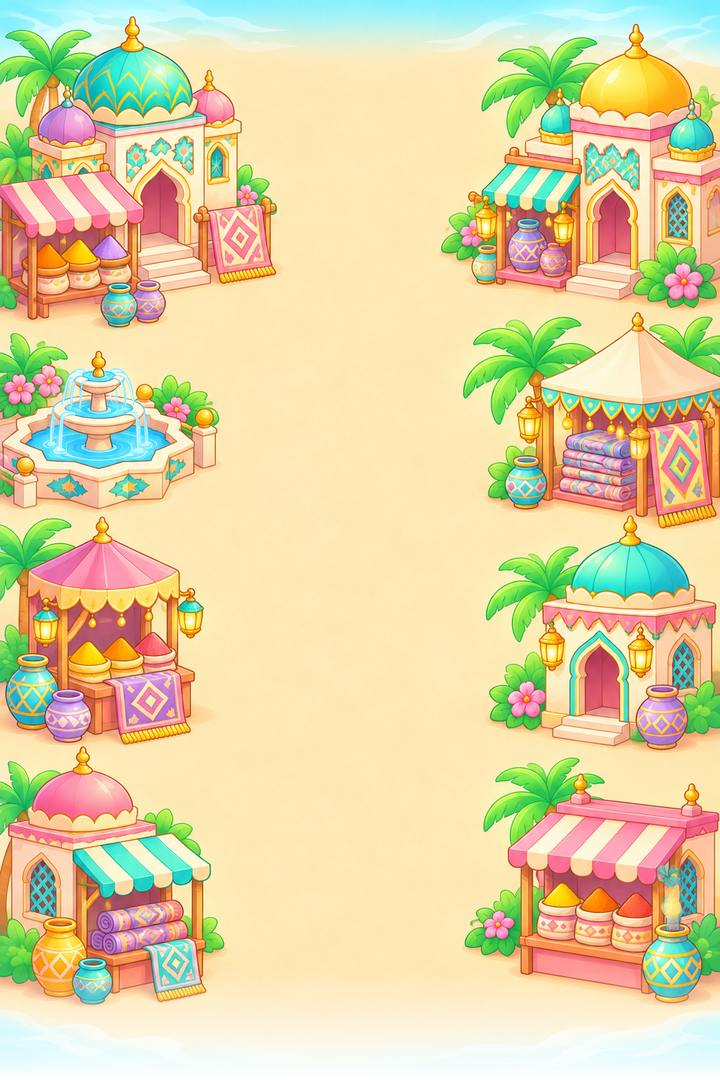
#> input picture packs/mapbg/bg_bazaar.png, 720 x 1080 px
$ python -i feather_mapbg.py   (imports and definitions only)
#> lines starting #> are read from the running program, lines starting #| are printed output that depends on the picture
#> in write_tile, im is the input picture: PIL image 720x1080 RGBA; mean R, G, B, A 222.2, 209.9, 162.9, 242
#!/usr/bin/env python3
"""Makes the map backgrounds of the game from the producer's pictures: a map tile is assets/images/mapbg/bg_<district>.png,
720x1080, RGBA, with the bottom FEATHER px fading to transparent.

The map lays the tiles of a district one over another (content/map.json tile_h 1080, tile_step 740, tile_feather 110;
client/map_model.lua, screens/map/view.lua): a tile starts 740 px above the one below it, every second tile is mirrored
left to right. Of the 1080 rows of a tile (row 0 = the top of the picture):

    rows    0..229   hidden under the opaque part of the tile above (the sky of the picture)
    rows  230..339   cross-faded with the bottom 110 rows of the tile above
    rows  340..969   seen as they are
    rows  970..1079  the feather: alpha 255 -> 0, cross-faded with rows 230..339 of the tile below

The last tile of a district of 20 levels is covered down to row 389 by the first tile of the next district, and rows
390..499 are cross-faded with its feather (behind the gate). Without the feather the stack shows a hard horizontal seam
every 740 px and next to every gate (district 16 and 17 had it for a week: ChatGPT's picture was installed as it came).

    python3 tools/art/feather_mapbg.py [district ...]   # default: every tile of assets/images/mapbg
    python3 tools/art/feather_mapbg.py --check          # only look: tools/art/tile_check.py (standard library)
    python3 tools/art/feather_mapbg.py selftest         # the checks of this script (Pillow and numpy)

The picture can be a PNG or a JPEG, any size of the same 2:3 shape (it is scaled to 720x1080), opaque. A picture of another
shape (a 1024x1024 square is the usual mistake) is refused: scaling it to 2:3 would stretch the whole tile. A district with
the producer's picture in assets/art_ready/map/map_bg_<id>.png is made from it, any other from its own file in
assets/images/mapbg (bg_<id>.png or bg_<id>.jpg). A tile that has the feather already is left alone: running it again
changes nothing. A JPEG tile becomes a PNG (the JPEG is deleted, assets/art_ready/installed.json follows).
tools/art/install_district.py and tools/art/install_ready.py put every map tile they install through feather()/write_tile(),
so it comes out feathered whatever the file was.
"""
import glob
import os
import sys

import numpy as np
from PIL import Image

sys.path.insert(0, os.path.dirname(os.path.abspath(__file__)))
import installed as inst  # noqa: E402

ROOT = inst.ROOT
READY = os.path.join(ROOT, "assets", "art_ready", "map")
IMAGES = os.path.join(ROOT, "assets", "images")
OUT = os.path.join(IMAGES, "mapbg")
W, H = 720, 1080
FEATHER = 110   # the same as tools/gen_map.py TILE_FEATHER; tools/art/tile_check.py compares the files with content/map.json
EXTS = (".png", ".jpg", ".jpeg")
RATIO_TOLERANCE = 0.02   # how far width/height of a picture may be from 2:3: the rounding of a resize, never a square


def mask():
    """The alpha plane of a tile (uint8, H x W)."""
    a = np.full((H, W), 255, np.uint8)
    a[H - FEATHER:, :] = (np.linspace(1.0, 0.0, FEATHER) * 255).astype(np.uint8)[:, None]
    return a


def alpha_of(im):
    """The alpha plane (uint8) of a picture that has one, None for a picture without transparency."""
    if im.mode in ("RGBA", "LA", "PA") or (im.mode == "P" and "transparency" in im.info):
        return np.asarray(im.convert("RGBA").getchannel("A"))
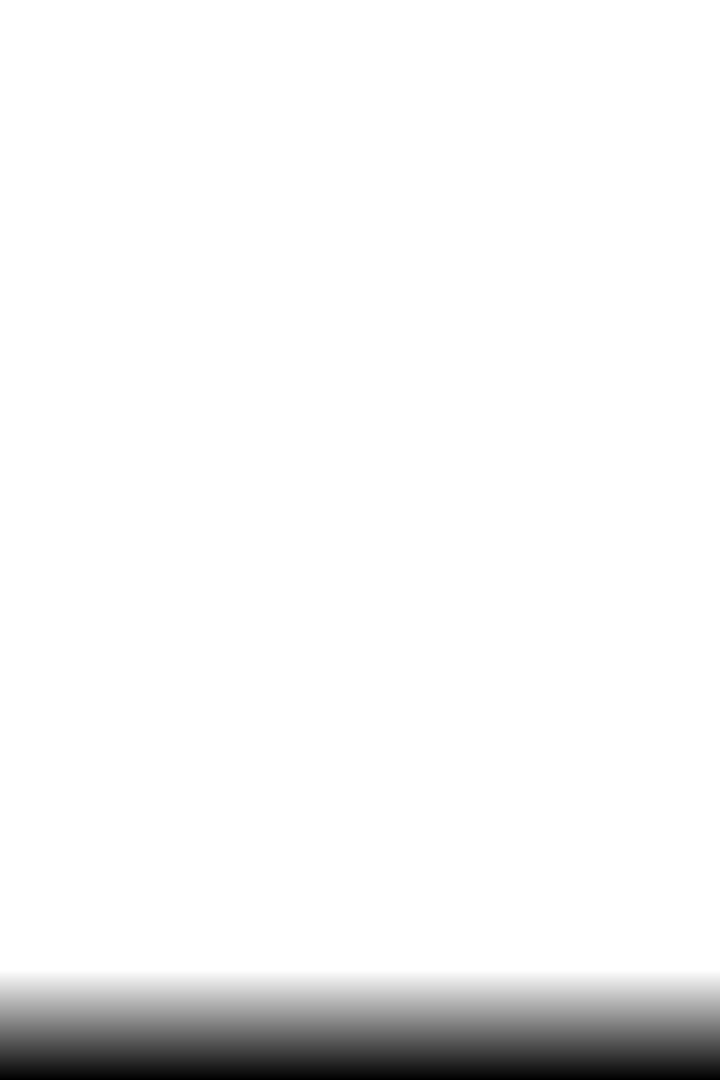
#> returned value: shape (1080, 720); min 0, max 255, mean 242
    return None


def is_feathered(im):
    """True for a tile that has the feather already: 720x1080 with exactly the alpha of feather()."""
    a = alpha_of(im)
    return a is not None and a.shape == (H, W) and bool(np.array_equal(a, mask()))


def feather(im):
    """The tile made of a picture: RGBA 720x1080, the bottom FEATHER px fading to transparent. The picture is opaque (a PNG
    or a JPEG, any mode) and of the 2:3 shape; a tile that is feathered already comes out the same (feather(feather(x)) ==
    feather(x)). A picture of another shape is refused (it would be stretched) and so is one with transparency of its own
    (the game would show the hole): ValueError."""
    if abs(im.width / float(im.height) - W / float(H)) > RATIO_TOLERANCE:
        raise ValueError("the map picture is %dx%d: a map tile is portrait 2:3 (1024x1536 from ChatGPT), scaling it to 2:3 "
                         "would stretch the whole tile: ask for a 2:3 picture or crop this one" % im.size)
    a = alpha_of(im)
    if a is not None and a.min() < 250 and not is_feathered(im):
        raise ValueError("the map picture has transparency of its own (a map tile is drawn on the whole canvas; the game "
                         "makes the faded bottom): save it without alpha")
    out = im.convert("RGB").resize((W, H), Image.LANCZOS)
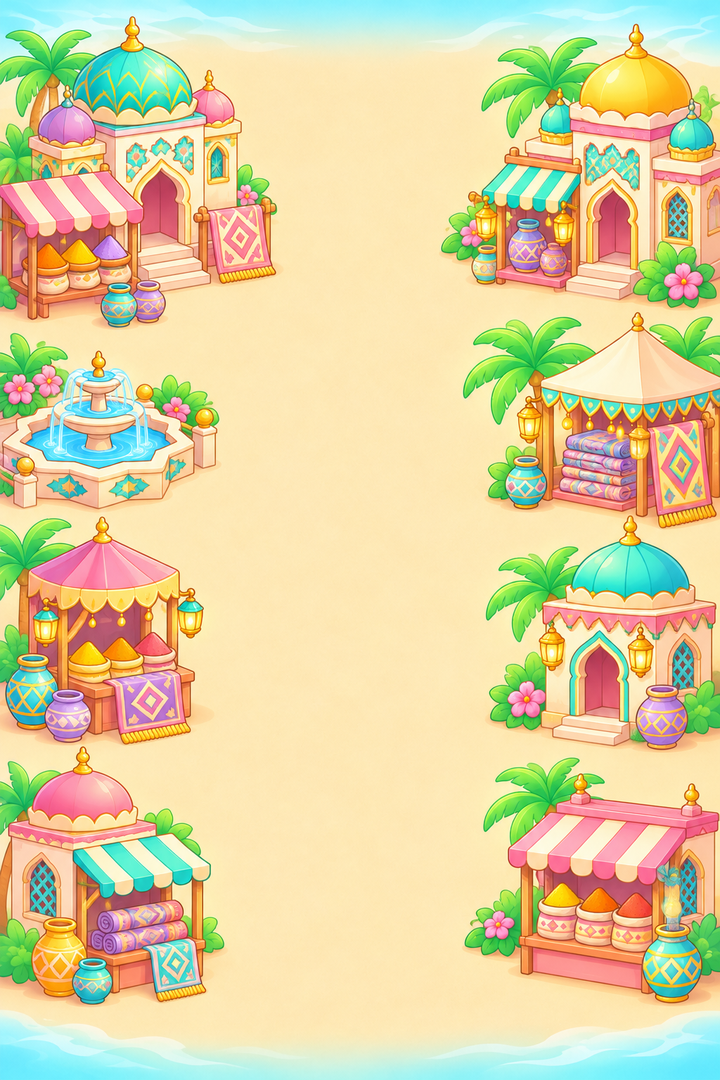
#> out: PIL image 720x1080 RGB; mean R, G, B 222.2, 209.9, 162.9
    out.putalpha(Image.fromarray(mask()))
    return out


def same_pixels(path, tile):
    with Image.open(path) as old:
        return old.size == tile.size and bool(np.array_equal(np.asarray(old.convert("RGBA")), np.asarray(tile)))


def write_tile(src, dst):
    """Makes the tile dst (a PNG path) of the picture file src with feather(). True when dst changed: a dst that is that tile
    already is not written again (its bytes and its time stamp stay)."""
    with Image.open(src) as im:
        tile = feather(im)
    if os.path.isfile(dst) and same_pixels(dst, tile):
        return False
    os.makedirs(os.path.dirname(dst), exist_ok=True)
    tile.save(dst, optimize=True)
    return True


def own_files(did, out=OUT):
    """The files of this district's tile in mapbg (one is right, two are a mistake)."""
    return [p for p in (os.path.join(out, "bg_%s%s" % (did, e)) for e in EXTS) if os.path.isfile(p)]


# [158 lines left out: functions tile_ids, make, main, selftest, not called in this run]


# [2 lines not run here, left out]

>>> result = write_tile('../../packs/mapbg/bg_bazaar.png', 'out.png')

$ run again, on packs/mapbg/bg_skyclub.png
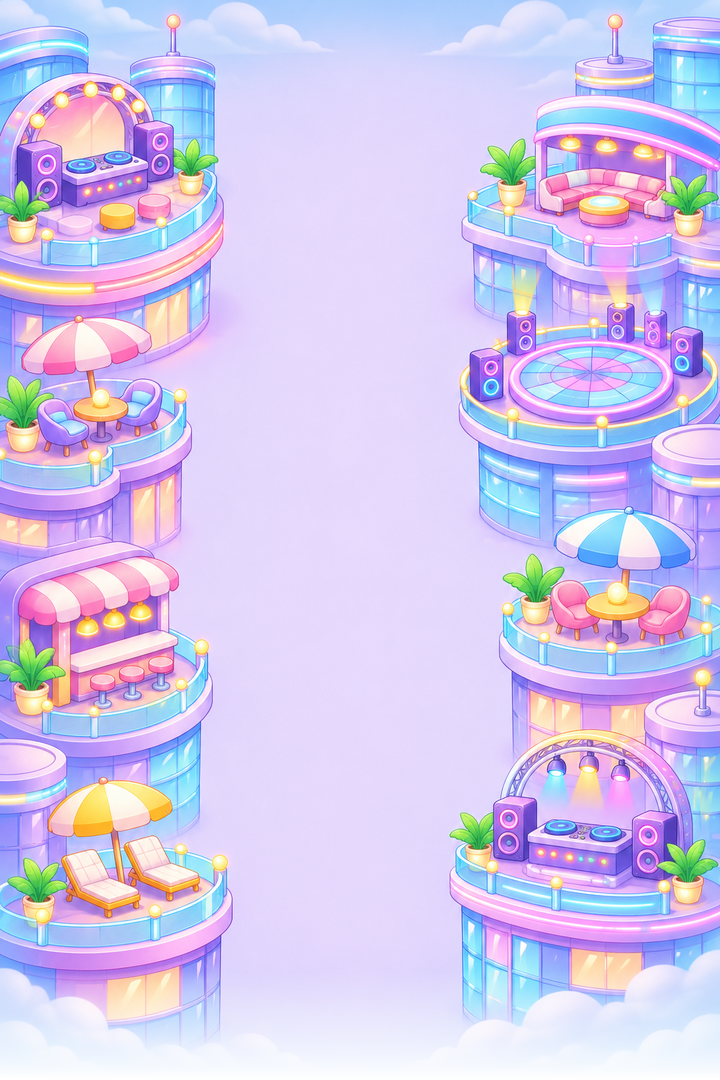
#> input picture packs/mapbg/bg_skyclub.png, 720 x 1080 px
#> in write_tile, im is the input picture: PIL image 720x1080 RGBA; mean R, G, B, A 205.9, 196.9, 237.6, 242
#> in feather, `out = im.convert("RGB").resize((W, H), Image.LANCZOS)`:
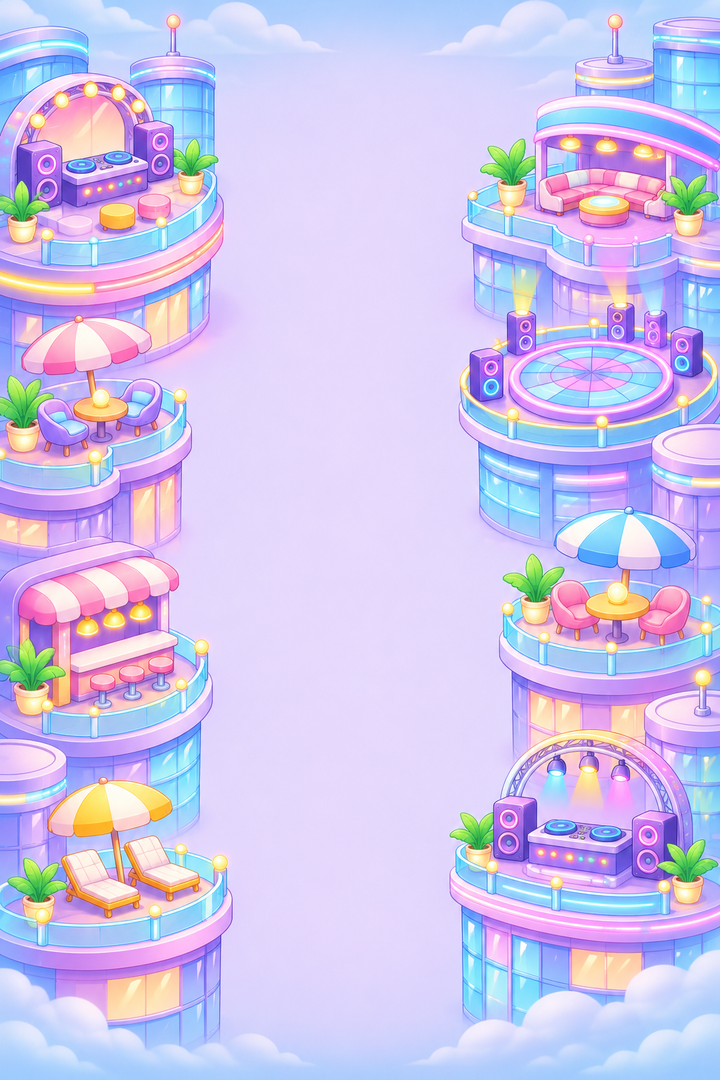
#> out: PIL image 720x1080 RGB; mean R, G, B 205.9, 196.9, 237.6
